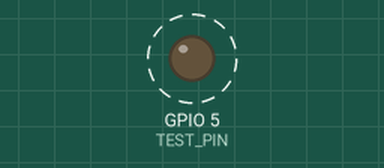
Recording of a sketch running on a simulated ESP32-S3. Shown: output pins drawn as LEDs (lit = HIGH). Dashed ring = blinking. What the sketch prints to the serial monitor is not drawn.

Above: at 0.6 s.
Timing chart, 0 to 4.8 s (numbered marks = the images above):
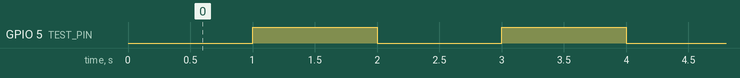

Measured:
- by itself, GPIO 5 (TEST_PIN): alternates HIGH for 1.0 s and LOW for 1.0 s

The sketch:

ESP32_EO_PIN_TEST.ino
```cpp
// ---------- GPIO5 Stand-Alone Test (ESP32-S3) ----------
// 1 Hz で LOW→HIGH を交互出力し、シリアルにも状態を表示します。
//   ・LED で確認: GPIO5 ↔ LED ↔ 330 Ω ↔ GND
//   ・テスター/ロジアナ: GPIO5 と GND 間の電圧 or 波形を見る
// --------------------------------------------------------

const int TEST_PIN = 5;      // GPIO番号を変えたい場合はここを変更
const unsigned long PERIOD_MS = 1000;   // トグル周期 (1 Hz)

void setup() {
  Serial.begin(115200);
  delay(200);                    // シリアル安定待ち

  pinMode(TEST_PIN, OUTPUT);     // プッシュプル出力
  digitalWrite(TEST_PIN, LOW);   // 初期状態＝LOW

  Serial.println("=== GPIO5 Stand-Alone Toggle Test ===");
}

void loop() {
  static bool level = false;     // false=LOW, true=HIGH
  static unsigned long t0 = 0;

  unsigned long now = millis();
  if (now - t0 >= PERIOD_MS) {
    level = !level;                          // トグル
    digitalWrite(TEST_PIN, level ? HIGH : LOW);
    Serial.printf("GPIO5 is now: %s\n", level ? "HIGH" : "LOW");
    t0 = now;
  }
}
```
